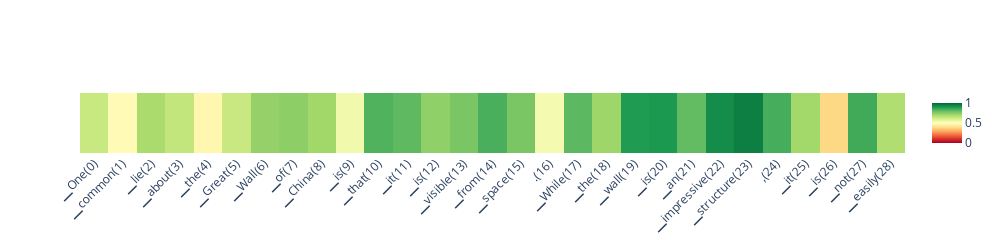

Source (notebook cell):
### Code cell
# scores_per_token = doc.detect(output['projections'], aggregation_method='auto')
scores_per_token = doc.detect(output['projections'], aggregation_method='auto', batch_size=1)

doc.plot_scores_per_token(scores_per_token, output['tokens'], lastn_tokens_to_plot=max_new_tokens, detection_method='classifier')

### Figure 1 — Plotly figure (JSON) as saved in the notebook; plotly's stock layout.template omitted (floating-point values rounded to 4 significant figures)
{"data": [{"colorscale": [[0, "rgb(165,0,38)"], [0.1, "rgb(215,48,39)"], [0.2, "rgb(244,109,67)"], [0.3, "rgb(253,174,97)"], [0.4, "rgb(254,224,139)"], [0.5, "rgb(255,255,191)"], [0.6, "rgb(217,239,139)"], [0.7, "rgb(166,217,106)"], [0.8, "rgb(102,189,99)"], [0.9, "rgb(26,152,80)"], [1, "rgb(0,104,55)"]], "type": "heatmap", "x": ["▁One(0)", "▁common(1)", "▁lie(2)", "▁about(3)", "▁the(4)", "▁Great(5)", "▁Wall(6)", "▁of(7)", "▁China(8)", "▁is(9)", "▁that(10)", "▁it(11)", "▁is(12)", "▁visible(13)", "▁from(14)", "▁space(15)", ".(16)", "▁While(17)", "▁the(18)", "▁wall(19)", "▁is(20)", "▁an(21)", "▁impressive(22)", "▁structure(23)", ",(24)", "▁it(25)", "▁is(26)", "▁not(27)", "▁easily(28)"], "xaxis": "x", "yaxis": "y", "z": [[0.6329, 0.4835, 0.6911, 0.645, 0.4698, 0.6299, 0.7268, 0.7397, 0.7056, 0.5363, 0.8291, 0.8098, 0.7338, 0.7694, 0.8381, 0.769, 0.5291, 0.8131, 0.7124, 0.8915, 0.898, 0.8046, 0.9243, 0.9518, 0.8435, 0.705, 0.3853, 0.8501, 0.6785]], "zmax": 1, "zmin": 0}], "layout": {"autosize": false, "height": 200, "width": 1000, "xaxis": {"anchor": "y", "autorange": true, "domain": [0, 1], "range": [-0.5, 28.5], "tickangle": -45, "type": "category"}, "yaxis": {"anchor": "x", "autorange": true, "domain": [0, 1], "range": [-0.5, 0.5], "showticklabels": false}}}
